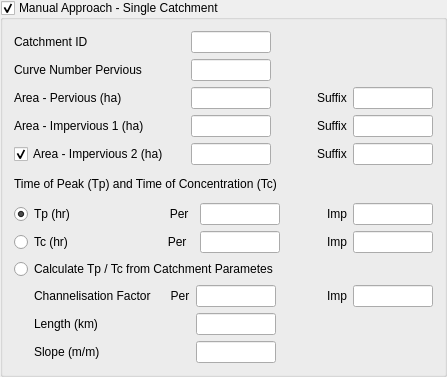
         <widget class="QgsCollapsibleGroupBox" name="gbManualApproach">
          <property name="title">
           <string>Manual Approach - Single Catchment</string>
          </property>
          <property name="checkable">
           <bool>true</bool>
          </property>
          <property name="checked">
           <bool>true</bool>
          </property>
          <property name="saveCheckedState">
           <bool>false</bool>
          </property>
          <layout class="QVBoxLayout" name="verticalLayout_3">
           <item>
            <layout class="QGridLayout" name="gridLayout_5">
             <property name="bottomMargin">
              <number>6</number>
             </property>
             <item row="2" column="5">
              <widget class="QLineEdit" name="leAreaPerSuf">
               <property name="sizePolicy">
                <sizepolicy hsizetype="Fixed" vsizetype="Fixed">
                 <horstretch>0</horstretch>
                 <verstretch>0</verstretch>
                </sizepolicy>
               </property>
               <property name="maximumSize">
                <size>
                 <width>80</width>
                 <height>16777215</height>
                </size>
               </property>
               <property name="text">
                <string/>
               </property>
              </widget>
             </item>
             <item row="0" column="2">
              <widget class="QLineEdit" name="leCatchId">
               <property name="sizePolicy">
                <sizepolicy hsizetype="Fixed" vsizetype="Fixed">
                 <horstretch>0</horstretch>
                 <verstretch>0</verstretch>
                </sizepolicy>
               </property>
               <property name="maximumSize">
                <size>
                 <width>80</width>
                 <height>16777215</height>
                </size>
               </property>
               <property name="text">
                <string/>
               </property>
              </widget>
             </item>
             <item row="3" column="5">
              <widget class="QLineEdit" name="leAreaImp1Suf">
               <property name="sizePolicy">
                <sizepolicy hsizetype="Fixed" vsizetype="Fixed">
                 <horstretch>0</horstretch>
                 <verstretch>0</verstretch>
                </sizepolicy>
               </property>
               <property name="maximumSize">
                <size>
                 <width>80</width>
                 <height>16777215</height>
                </size>
               </property>
               <property name="text">
                <string/>
               </property>
              </widget>
             </item>
             <item row="4" column="0">
              <widget class="QCheckBox" name="cbAreaImp2">
               <property name="text">
                <string>Area - Impervious 2 (ha)</string>
               </property>
               <property name="checked">
                <bool>true</bool>
               </property>
              </widget>
             </item>
             <item row="2" column="4">
              <widget class="QLabel" name="label_17">
               <property name="text">
                <string>Suffix</string>
               </property>
              </widget>
             </item>
             <item row="3" column="0">
              <widget class="QLabel" name="label_6">
               <property name="text">
                <string>Area - Impervious 1 (ha)</string>
               </property>
              </widget>
             </item>
             <item row="2" column="2">
              <widget class="QLineEdit" name="leAreaPer">
               <property name="sizePolicy">
                <sizepolicy hsizetype="Fixed" vsizetype="Fixed">
                 <horstretch>0</horstretch>
                 <verstretch>0</verstretch>
                </sizepolicy>
               </property>
               <property name="maximumSize">
                <size>
                 <width>80</width>
                 <height>16777215</height>
                </size>
               </property>
               <property name="text">
                <string/>
               </property>
              </widget>
             </item>
             <item row="0" column="0">
              <widget class="QLabel" name="label_10">
               <property name="sizePolicy">
                <sizepolicy hsizetype="Fixed" vsizetype="Preferred">
                 <horstretch>0</horstretch>
                 <verstretch>0</verstretch>
                </sizepolicy>
               </property>
               <property name="minimumSize">
                <size>
                 <width>145</width>
                 <height>0</height>
                </size>
               </property>
               <property name="maximumSize">
                <size>
                 <width>16777215</width>
                 <height>16777215</height>
                </size>
               </property>
               <property name="text">
                <string>Catchment ID</string>
               </property>
              </widget>
             </item>
             <item row="4" column="5">
              <widget class="QLineEdit" name="leAreaImp2Suf">
               <property name="sizePolicy">
                <sizepolicy hsizetype="Fixed" vsizetype="Fixed">
                 <horstretch>0</horstretch>
                 <verstretch>0</verstretch>
                </sizepolicy>
               </property>
               <property name="maximumSize">
                <size>
                 <width>80</width>
                 <height>16777215</height>
                </size>
               </property>
               <property name="text">
                <string/>
               </property>
              </widget>
             </item>
             <item row="4" column="4">
              <widget class="QLabel" name="label_19">
               <property name="text">
                <string>Suffix</string>
               </property>
              </widget>
             </item>
             <item row="1" column="0">
              <widget class="QLabel" name="label_16">
               <property name="text">
                <string>Curve Number Pervious</string>
               </property>
              </widget>
             </item>
             <item row="3" column="2">
              <widget class="QLineEdit" name="leAreaImp1">
               <property name="sizePolicy">
                <sizepolicy hsizetype="Fixed" vsizetype="Fixed">
                 <horstretch>0</horstretch>
                 <verstretch>0</verstretch>
                </sizepolicy>
               </property>
               <property name="maximumSize">
                <size>
                 <width>80</width>
                 <height>16777215</height>
                </size>
               </property>
               <property name="text">
                <string/>
               </property>
              </widget>
             </item>
             <item row="3" column="4">
              <widget class="QLabel" name="label_18">
               <property name="text">
                <string>Suffix</string>
               </property>
              </widget>
             </item>
             <item row="4" column="2">
              <widget class="QLineEdit" name="leAreaImp2">
               <property name="sizePolicy">
                <sizepolicy hsizetype="Fixed" vsizetype="Fixed">
                 <horstretch>0</horstretch>
                 <verstretch>0</verstretch>
                </sizepolicy>
               </property>
               <property name="maximumSize">
                <size>
                 <width>80</width>
                 <height>16777215</height>
                </size>
               </property>
               <property name="text">
                <string/>
               </property>
              </widget>
             </item>
             <item row="1" column="2">
              <widget class="QLineEdit" name="leCnPer">
               <property name="sizePolicy">
                <sizepolicy hsizetype="Fixed" vsizetype="Fixed">
                 <horstretch>0</horstretch>
                 <verstretch>0</verstretch>
                </sizepolicy>
               </property>
               <property name="maximumSize">
                <size>
                 <width>80</width>
                 <height>16777215</height>
                </size>
               </property>
               <property name="text">
                <string/>
               </property>
              </widget>
             </item>
             <item row="2" column="0">
              <widget class="QLabel" name="label_12">
               <property name="sizePolicy">
                <sizepolicy hsizetype="Fixed" vsizetype="Fixed">
                 <horstretch>0</horstretch>
                 <verstretch>0</verstretch>
                </sizepolicy>
               </property>
               <property name="maximumSize">
                <size>
                 <width>130</width>
                 <height>16777215</height>
                </size>
               </property>
               <property name="text">
                <string>&lt;html&gt;&lt;head/&gt;&lt;body&gt;&lt;p&gt;Area - Pervious (ha)&lt;/p&gt;&lt;/body&gt;&lt;/html&gt;</string>
               </property>
              </widget>
             </item>
             <item row="2" column="3">
              <spacer name="horizontalSpacer_3">
               <property name="orientation">
                <enum>Qt::Horizontal</enum>
               </property>
               <property name="sizeHint" stdset="0">
                <size>
                 <width>40</width>
                 <height>20</height>
                </size>
               </property>
              </spacer>
             </item>
             <item row="0" column="1">
              <spacer name="horizontalSpacer_8">
               <property name="orientation">
                <enum>Qt::Horizontal</enum>
               </property>
               <property name="sizeType">
                <enum>QSizePolicy::Fixed</enum>
               </property>
               <property name="sizeHint" stdset="0">
                <size>
                 <width>16</width>
                 <height>20</height>
                </size>
               </property>
              </spacer>
             </item>
            </layout>
           </item>
           <item>
            <widget class="QLabel" name="label_22">
             <property name="text">
              <string>Time of Peak (Tp) and Time of Concentration (Tc)</string>
             </property>
            </widget>
           </item>
           <item>
            <layout class="QGridLayout" name="gridLayout_7">
             <property name="topMargin">
              <number>6</number>
             </property>
             <item row="1" column="4">
              <widget class="QLineEdit" name="leTcImp">
               <property name="sizePolicy">
                <sizepolicy hsizetype="Fixed" vsizetype="Fixed">
                 <horstretch>0</horstretch>
                 <verstretch>0</verstretch>
                </sizepolicy>
               </property>
               <property name="maximumSize">
                <size>
                 <width>80</width>
                 <height>16777215</height>
                </size>
               </property>
               <property name="text">
                <string/>
               </property>
              </widget>
             </item>
             <item row="0" column="3">
              <widget class="QLabel" name="label_4">
               <property name="text">
                <string>Imp</string>
               </property>
              </widget>
             </item>
             <item row="0" column="0">
              <widget class="QRadioButton" name="rbTpManual">
               <property name="sizePolicy">
                <sizepolicy hsizetype="Fixed" vsizetype="Fixed">
                 <horstretch>0</horstretch>
                 <verstretch>0</verstretch>
                </sizepolicy>
               </property>
               <property name="minimumSize">
                <size>
                 <width>161</width>
                 <height>0</height>
                </size>
               </property>
               <property name="maximumSize">
                <size>
                 <width>16777215</width>
                 <height>16777215</height>
                </size>
               </property>
               <property name="text">
                <string>Tp (hr)                              Per</string>
               </property>
               <property name="checked">
                <bool>true</bool>
               </property>
              </widget>
             </item>
             <item row="1" column="0">
              <widget class="QRadioButton" name="rbTcManual">
               <property name="minimumSize">
                <size>
                 <width>161</width>
                 <height>0</height>
                </size>
               </property>
               <property name="text">
                <string>Tc (hr)                              Per</string>
               </property>
              </widget>
             </item>
             <item row="1" column="1">
              <widget class="QLineEdit" name="leTcPer">
               <property name="sizePolicy">
                <sizepolicy hsizetype="Fixed" vsizetype="Fixed">
                 <horstretch>0</horstretch>
                 <verstretch>0</verstretch>
                </sizepolicy>
               </property>
               <property name="maximumSize">
                <size>
                 <width>80</width>
                 <height>16777215</height>
                </size>
               </property>
               <property name="text">
                <string/>
               </property>
              </widget>
             </item>
             <item row="1" column="3">
              <widget class="QLabel" name="label_33">
               <property name="text">
                <string>Imp</string>
               </property>
              </widget>
             </item>
             <item row="0" column="4">
              <widget class="QLineEdit" name="leTpImp">
               <property name="sizePolicy">
                <sizepolicy hsizetype="Fixed" vsizetype="Fixed">
                 <horstretch>0</horstretch>
                 <verstretch>0</verstretch>
                </sizepolicy>
               </property>
               <property name="maximumSize">
                <size>
                 <width>80</width>
                 <height>16777215</height>
                </size>
               </property>
               <property name="text">
                <string/>
               </property>
              </widget>
             </item>
             <item row="0" column="1">
              <widget class="QLineEdit" name="leTpPer">
               <property name="sizePolicy">
                <sizepolicy hsizetype="Fixed" vsizetype="Fixed">
                 <horstretch>0</horstretch>
                 <verstretch>0</verstretch>
                </sizepolicy>
               </property>
               <property name="maximumSize">
                <size>
                 <width>80</width>
                 <height>16777215</height>
                </size>
               </property>
               <property name="text">
                <string/>
               </property>
              </widget>
             </item>
             <item row="1" column="2">
              <spacer name="horizontalSpacer_2">
               <property name="orientation">
                <enum>Qt::Horizontal</enum>
               </property>
               <property name="sizeHint" stdset="0">
                <size>
                 <width>40</width>
                 <height>20</height>
                </size>
               </property>
              </spacer>
             </item>
            </layout>
           </item>
           <item>
            <layout class="QHBoxLayout" name="horizontalLayout_3">
             <item>
              <widget class="QRadioButton" name="rbTpTcCalcsManual">
               <property name="text">
                <string>Calculate Tp / Tc from Catchment Parametes</string>
               </property>
              </widget>
             </item>
            </layout>
           </item>
           <item>
            <layout class="QGridLayout" name="gridLayout_4">
             <item row="0" column="0">
              <spacer name="horizontalSpacer_7">
               <property name="orientation">
                <enum>Qt::Horizontal</enum>
               </property>
               <property name="sizeType">
                <enum>QSizePolicy::Fixed</enum>
               </property>
               <property name="sizeHint" stdset="0">
                <size>
                 <width>20</width>
                 <height>20</height>
                </size>
               </property>
              </spacer>
             </item>
             <item row="0" column="5">
              <widget class="QLineEdit" name="leCImp">
               <property name="sizePolicy">
                <sizepolicy hsizetype="Fixed" vsizetype="Fixed">
                 <horstretch>0</horstretch>
                 <verstretch>0</verstretch>
                </sizepolicy>
               </property>
               <property name="maximumSize">
                <size>
                 <width>80</width>
                 <height>16777215</height>
                </size>
               </property>
               <property name="text">
                <string/>
               </property>
              </widget>
             </item>
             <item row="1" column="1">
              <widget class="QLabel" name="label_2">
               <property name="minimumSize">
                <size>
                 <width>141</width>
                 <height>0</height>
                </size>
               </property>
               <property name="text">
                <string>Length (km)</string>
               </property>
              </widget>
             </item>
             <item row="0" column="1">
              <widget class="QLabel" name="label_20">
               <property name="sizePolicy">
                <sizepolicy hsizetype="Fixed" vsizetype="Fixed">
                 <horstretch>0</horstretch>
                 <verstretch>0</verstretch>
                </sizepolicy>
               </property>
               <property name="minimumSize">
                <size>
                 <width>141</width>
                 <height>0</height>
                </size>
               </property>
               <property name="text">
                <string>Channelisation Factor      Per</string>
               </property>
              </widget>
             </item>
             <item row="1" column="2">
              <widget class="QLineEdit" name="leLength">
               <property name="sizePolicy">
                <sizepolicy hsizetype="Fixed" vsizetype="Fixed">
                 <horstretch>0</horstretch>
                 <verstretch>0</verstretch>
                </sizepolicy>
               </property>
               <property name="maximumSize">
                <size>
                 <width>80</width>
                 <height>16777215</height>
                </size>
               </property>
               <property name="text">
                <string/>
               </property>
              </widget>
             </item>
             <item row="0" column="2">
              <widget class="QLineEdit" name="leCPer">
               <property name="sizePolicy">
                <sizepolicy hsizetype="Fixed" vsizetype="Fixed">
                 <horstretch>0</horstretch>
                 <verstretch>0</verstretch>
                </sizepolicy>
               </property>
               <property name="maximumSize">
                <size>
                 <width>80</width>
                 <height>16777215</height>
                </size>
               </property>
               <property name="text">
                <string/>
               </property>
              </widget>
             </item>
             <item row="0" column="4">
              <widget class="QLabel" name="label_36">
               <property name="text">
                <string>Imp</string>
               </property>
              </widget>
             </item>
             <item row="2" column="2">
              <widget class="QLineEdit" name="leSlope">
               <property name="sizePolicy">
                <sizepolicy hsizetype="Fixed" vsizetype="Fixed">
                 <horstretch>0</horstretch>
                 <verstretch>0</verstretch>
                </sizepolicy>
               </property>
               <property name="maximumSize">
                <size>
                 <width>80</width>
                 <height>16777215</height>
                </size>
               </property>
               <property name="text">
                <string/>
               </property>
              </widget>
             </item>
             <item row="2" column="1">
              <widget class="QLabel" name="label_3">
               <property name="minimumSize">
                <size>
                 <width>141</width>
                 <height>0</height>
                </size>
               </property>
               <property name="text">
                <string>Slope (m/m)</string>
               </property>
              </widget>
             </item>
             <item row="0" column="3">
              <spacer name="horizontalSpacer_6">
               <property name="orientation">
                <enum>Qt::Horizontal</enum>
               </property>
               <property name="sizeHint" stdset="0">
                <size>
                 <width>40</width>
                 <height>20</height>
                </size>
               </property>
              </spacer>
             </item>
            </layout>
           </item>
          </layout>
         </widget>
